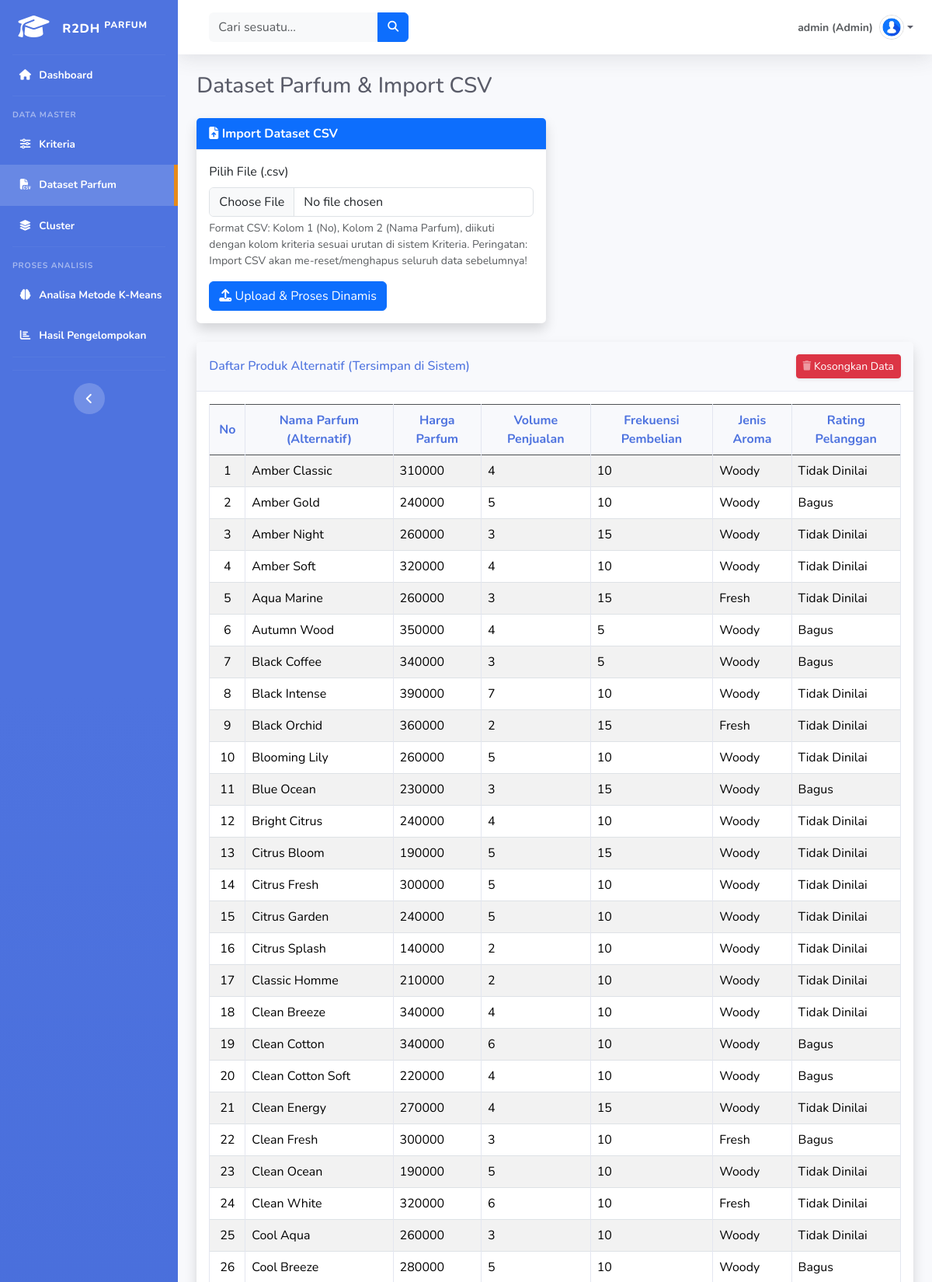
Page /public/dataset (signed in, upper part) on the committed database.
### tables this page shows
CREATE TABLE `tbl_kriteria` (
  `id_kriteria` int(11) NOT NULL,
  `nama_kriteria` varchar(100) NOT NULL
);

CREATE TABLE `tbl_dataset` (
  `id_dataset` int(11) NOT NULL,
  `nama_dataset` varchar(100) NOT NULL,
  `harga_parfum` varchar(100) DEFAULT '-',
  `volume_penjualan` varchar(100) DEFAULT '-',
  `frekuensi_pembelian` varchar(100) DEFAULT '-',
  `jenis_aroma` varchar(100) DEFAULT '-',
  `rating_pelanggan` varchar(100) DEFAULT '-'
);

### app/core/Controller.php (called while the page is built, shortened)
<?php
class Controller {
    public function view ($view, $data = [])
    {
        require_once '../app/views/' . $view . '.php';
    }
    public function model ($model ){
        return new $model;
    }
}

### app/controllers/Dataset.php (called while the page is built, shortened)
<?php
class Dataset extends Controller {
    public function index()
    {
        $data['judul'] = 'Dataset Parfum & Import CSV';
        $data['active'] = 'dataset';
        $data['dataset'] = $this->model('Dataset_model')->getAllDataset();
        $data['kriteria'] = $this->model('Dataset_model')->getAllKriteria();
        $this->view('dataset/index', $data);
    }
}

### app/core/App.php (called while the page is built, shortened)
<?php
class App {
    protected $method = 'index';
    protected $params = [];
    public function __construct()
    {
            $this->controller =  new $this->controller;
            call_user_func_array([$this->controller, $this->method], $this->params);
    }
}

### public/index.php (called while the page is built, shortened)
<?php
$app = new App();

### app/core/Database.php (called while the page is built, shortened)
<?php
class Database {
    private $host = DB_HOST;
    private $user = DB_USER;
    private $pass = DB_PASS;
    private $dbname = DB_NAME;
    private $dbh;
    private $stmt;
    public function __construct()
    {
        $dsn = 'mysql:host=' . $this->host . ';dbname=' . $this->dbname;
        $option = array(
            PDO::ATTR_PERSISTENT => true,
            PDO::ATTR_ERRMODE => PDO::ERRMODE_EXCEPTION
        );
        try {
            $this->dbh = new PDO($dsn, $this->user, $this->pass, $option);
        } catch (PDOException $e) {
            die($e->getMessage());
        }
    }
    public function query($query)
    {
        $this->stmt = $this->dbh->prepare($query);
    }
    public function execute()
    {
        $this->stmt->execute();
    }
    public function resultSet()
    {
        $this->execute();
        return $this->stmt->fetchAll(PDO::FETCH_ASSOC);
    }
}

### app/models/Dataset_model.php (called while the page is built, shortened)
<?php
class Dataset_model {
    private $table = 'tbl_dataset';
    private $db;
    public function __construct()
    {
        $this->db = new Database;
    }
    public function getAllDataset()
    {
        $this->db->query('SELECT * FROM ' . $this->table . ' ORDER BY nama_dataset ASC');
        return $this->db->resultSet();
    }
    public function getAllKriteria()
    {
        $this->db->query('SELECT * FROM tbl_kriteria ORDER BY id_kriteria ASC');
        return $this->db->resultSet();
    }
}

### app/views/dataset/index.php (the view, shortened to what this page needs)
<div class="d-sm-flex align-items-center justify-content-between mb-4">
    <h1 class="h3 mb-0 text-gray-800"><?= $data['judul']; ?></h1>
</div>
<div class="row mb-4">
    <div class="col-lg-6">
        <div class="card shadow">
            <div class="card-header bg-primary text-white">
                <i class="fas fa-file-upload"></i> Import Dataset CSV
            </div>
            <div class="card-body">
                <form action="<?= BASEURL; ?>/dataset/upload" method="post" enctype="multipart/form-data">
                    <div class="mb-3">
                        <label for="file_csv" class="form-label">Pilih File (.csv)</label>
                        <input class="form-control" type="file" id="file_csv" name="file_csv" accept=".csv" required>
                        <div class="form-text">
                            Format CSV: Kolom 1 (No), Kolom 2 (Nama Parfum), diikuti dengan kolom kriteria sesuai urutan di sistem Kriteria. Peringatan: Import CSV akan me-reset/menghapus seluruh data sebelumnya!
                        </div>
                    </div>
                    <button type="submit" class="btn btn-primary"><i class="fas fa-upload"></i> Upload & Proses Dinamis</button>
                </form>
            </div>
        </div>
    </div>
</div>
<div class="card shadow mb-4">
    <div class="card-header py-3 d-flex flex-row align-items-center justify-content-between">
        <h6 class="m-0 font-weight-bold text-primary">Daftar Produk Alternatif (Tersimpan di Sistem)</h6>
        <a href="<?= BASEURL; ?>/dataset/reset" class="btn btn-sm btn-danger shadow-sm" onclick="return confirm('Peringatan: Seluruh data parfum akan dihapus bersih! Lanjutkan?');">
            <i class="fas fa-trash fa-sm text-white-50"></i> Kosongkan Data
        </a>
    </div>
    <div class="card-body">
        <div class="table-responsive">
            <table class="table table-bordered table-striped" width="100%" cellspacing="0">
                <thead class="table-dark">
                    <tr>
                        <th width="5%" class="text-center">No</th>
                        <th>Nama Parfum (Alternatif)</th>
                        <?php foreach($data['kriteria'] as $krit) : ?>
                            <th><?= $krit['nama_kriteria']; ?></th>
                        <?php endforeach; ?>
                    </tr>
                </thead>
                <tbody>
                    <?php $i = 1; ?>
                    <?php foreach( $data['dataset'] as $ds ) : ?>
                    <tr>
                        <td class="text-center"><?= $i++; ?></td>
                        <td><?= $ds['nama_dataset']; ?></td>
                        <?php foreach($data['kriteria'] as $k) : ?>
                            <?php
                                $namaKolom = strtolower(str_replace(' ', '_', $k['nama_kriteria']));
                            ?>
                            <td><?= isset($ds[$namaKolom]) ? $ds[$namaKolom] : '-'; ?></td>
                        <?php endforeach; ?>
                        </tr>
                    <?php endforeach; ?>
                </tbody>
            </table>
        </div>
    </div>
</div>

### public/css/style.css (style rules this page uses)
body { background-color: #f8f9fc; color: #5a5c69; font-family: 'Nunito', -apple-system, BlinkMacSystemFont, "Segoe UI", Roboto, "Helvetica Neue", Arial, sans-serif, "Apple Color Emoji", "Segoe UI Emoji", "Segoe UI Symbol", "Noto Color Emoji"; }
.card { border: none; border-radius: 0.35rem; box-shadow: 0 0.15rem 1.75rem 0 rgba(58, 59, 69, 0.15); }
.card .card-header { background-color: #f8f9fc; border-bottom: 1px solid #e3e6f0; font-weight: 700; }
.text-gray-800 { color: #5a5c69 !important; }
.text-primary { color: #4e73df !important; }
.table-responsive { overflow-x: auto; }
.table-bordered th { background-color: #f8f9fc; color: #4e73df; font-weight: 700; text-align: center; }
.table-bordered td, .table-bordered th { border-color: #e3e6f0; vertical-align: middle; }

### rows in the picture
tbl_kriteria: nama_kriteria "Harga Parfum", nama_kriteria.harga_parfum "310000", nama_kriteria.harga_parfum "240000", nama_kriteria.harga_parfum "260000", nama_kriteria.harga_parfum "320000", nama_kriteria.harga_parfum "350000", nama_kriteria.harga_parfum "340000", nama_kriteria.harga_parfum "390000", nama_kriteria.harga_parfum "360000", nama_kriteria.harga_parfum "230000", nama_kriteria.harga_parfum "190000", nama_kriteria.harga_parfum "300000", nama_kriteria.harga_parfum "140000", nama_kriteria.harga_parfum "210000", nama_kriteria.harga_parfum "220000", nama_kriteria.harga_parfum "270000", nama_kriteria.harga_parfum "280000"
tbl_kriteria: nama_kriteria "Volume Penjualan", nama_kriteria.volume_penjualan "4", nama_kriteria.volume_penjualan "5", nama_kriteria.volume_penjualan "3", nama_kriteria.volume_penjualan "7", nama_kriteria.volume_penjualan "2", nama_kriteria.volume_penjualan "6"
tbl_kriteria: nama_kriteria "Frekuensi Pembelian", nama_kriteria.frekuensi_pembelian "10", nama_kriteria.frekuensi_pembelian "15", nama_kriteria.frekuensi_pembelian "5"
tbl_kriteria: nama_kriteria "Jenis Aroma", nama_kriteria.jenis_aroma "Woody", nama_kriteria.jenis_aroma "Fresh"
tbl_kriteria: nama_kriteria "Rating Pelanggan", nama_kriteria.rating_pelanggan "Tidak Dinilai", nama_kriteria.rating_pelanggan "Bagus"
tbl_dataset: nama_dataset "Amber Classic"
tbl_dataset: nama_dataset "Amber Gold"
tbl_dataset: nama_dataset "Amber Night"
tbl_dataset: nama_dataset "Amber Soft"
tbl_dataset: nama_dataset "Aqua Marine"
tbl_dataset: nama_dataset "Autumn Wood"
tbl_dataset: nama_dataset "Black Coffee"
tbl_dataset: nama_dataset "Black Intense"
tbl_dataset: nama_dataset "Black Orchid"
tbl_dataset: nama_dataset "Blooming Lily"
tbl_dataset: nama_dataset "Blue Ocean"
tbl_dataset: nama_dataset "Bright Citrus"
tbl_dataset: nama_dataset "Citrus Bloom"
tbl_dataset: nama_dataset "Citrus Fresh"
tbl_dataset: nama_dataset "Citrus Garden"
tbl_dataset: nama_dataset "Citrus Splash"
tbl_dataset: nama_dataset "Classic Homme"
tbl_dataset: nama_dataset "Clean Breeze"
tbl_dataset: nama_dataset "Clean Cotton"
tbl_dataset: nama_dataset "Clean Cotton Soft"
tbl_dataset: nama_dataset "Clean Energy"
tbl_dataset: nama_dataset "Clean Fresh"
tbl_dataset: nama_dataset "Clean Ocean"
tbl_dataset: nama_dataset "Clean White"
tbl_dataset: nama_dataset "Cool Aqua"
tbl_dataset: nama_dataset "Cool Breeze"

### other values in the picture
$_SESSION['username'] "admin"
$_SESSION['level'] "Admin"
$data['judul'] "Dataset Parfum & Import CSV"
